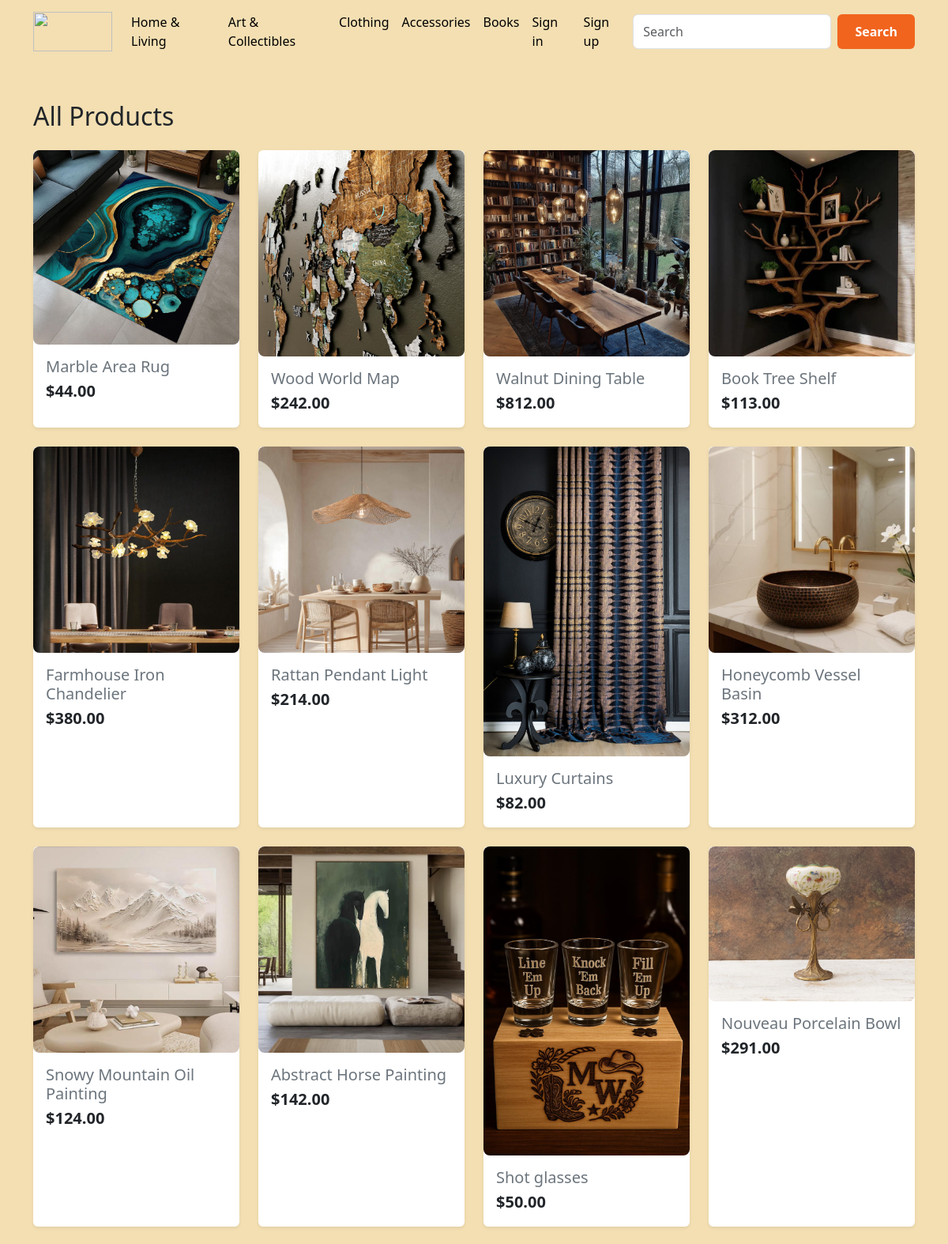
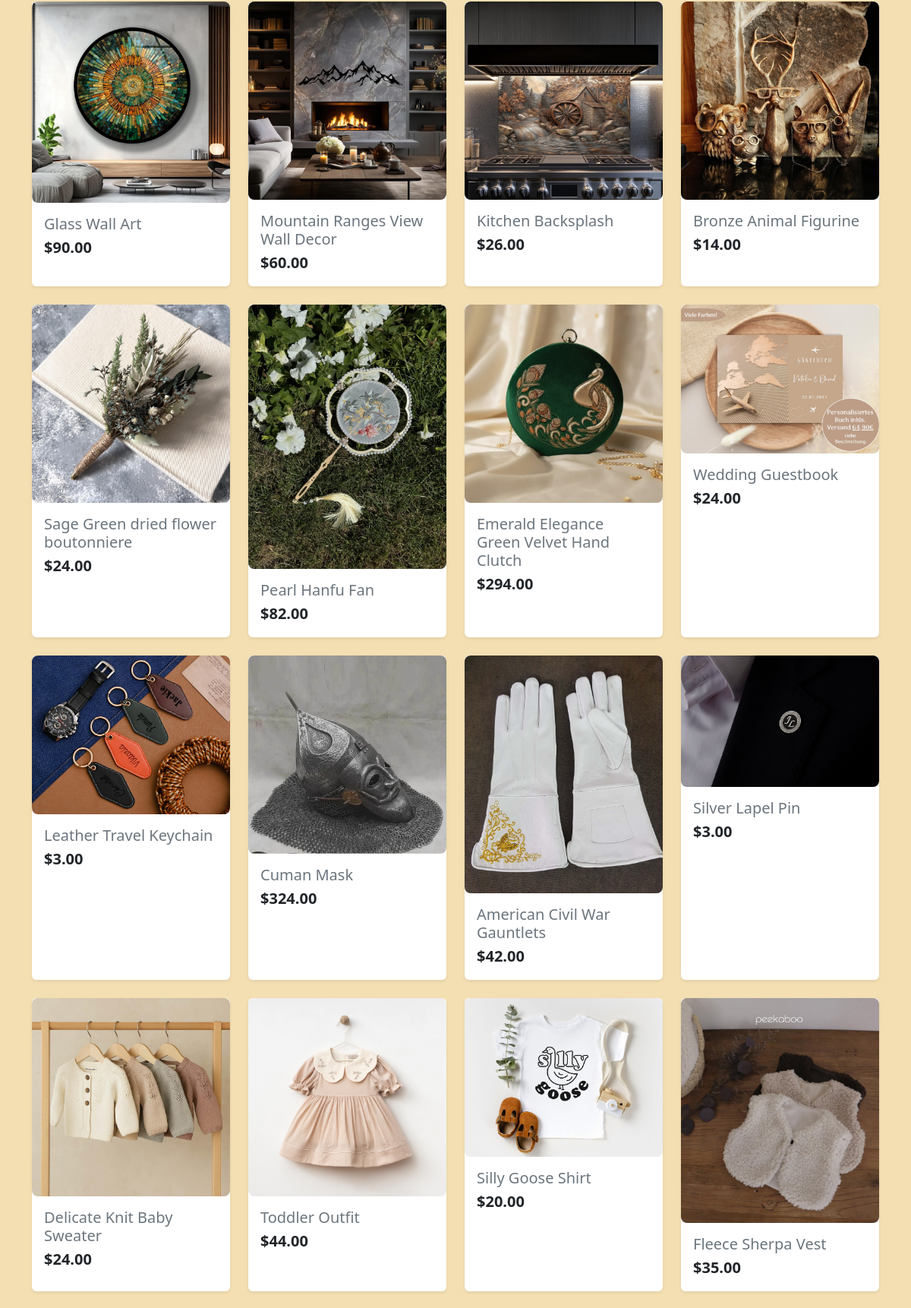
The page / (upper part) on the database its author committed (2 pictures, top to bottom).
### blog/models.py (models this page shows, shortened)
class Category(models.Model):
    title = models.CharField(max_length=30)
    class Meta:
        verbose_name_plural = "Categories"

class Product(models.Model):
    title = models.CharField(max_length=200)
    price = models.DecimalField(max_digits=10,decimal_places=2)
    image = models.ImageField(upload_to="images/")
    description = models.TextField()
    created_at = models.DateTimeField(auto_now_add=True)
    update_at = models.DateTimeField(auto_now=True)
    category = models.ForeignKey(Category, on_delete=models.CASCADE)

### blog/views.py (the view)
# urls.py: path('',Home.as_view(),name="home"),
class Home(ListView):
    model = Product
    template_name = "blog/index.html"
    context_object_name = "products"

### blog/templatetags/blog_tags.py (called while the page is built)
@register.simple_tag()
def get_categories():
    return Category.objects.all()

### blog/templates/blog/index.html (shortened to what this page needs)
{% extends 'base.html' %}
{% block main %}
<div class="container py-5">
  <h2 class="mb-4">All Products</h2>
  <div class="row g-4">
    {% for product in products %}
      <div class="col-12 col-sm-6 col-md-4 col-lg-3">
        <a href="{% url 'detail' product.pk %}" class="text-decoration-none text-dark">
          <div class="card h-100 border-0 shadow-sm">
            <img src="{{ product.image.url }}"
                 class="card-img-top rounded-3"
                 alt="{{ product.title }}">
            <div class="card-body px-3">
              <h5 class="card-title text-secondary mb-1">{{ product.title }}</h5>
              <p class="card-text text-orange fw-bold fs-5">${{ product.price }}</p>
            </div>
          </div>
        </a>
      </div>
    {% endfor %}
  </div>
</div>
{% endblock main %}

### templates/base.html (shortened to what this page needs)
{% load blog_tags %}
{% get_categories as categories %}
<!doctype html>
<html lang="en" xmlns="http://www.w3.org/1999/html">
  <head>
    <link href="https://cdn.jsdelivr.net/npm/bootstrap@5.3.8/dist/css/bootstrap.min.css" rel="stylesheet">
  </head>
  <body>
    <nav class="navbar navbar-expand-lg custom-navbar">
  <div class="container">
    <a class="navbar-brand" href="{% url 'home' %}">
      <img width="100px" height="50px" src="https://www.shipstation.com/wp-content/uploads/2023/11/logo-Etsy-white-2x.png">
    </a>
    <div class="collapse navbar-collapse" id="navbarSupportedContent">
      <ul class="navbar-nav me-auto mb-2 mb-lg-0">
        {% for category in categories %}
        <li class="nav-item">
          <a class="nav-link active" aria-current="page" href="{% url 'category' category.pk %}">{{category.title}}</a>
        </li>
        {% endfor %}
        {% if request.user.is_authenticated %}
        <li class="nav-item">
          <form action="{% url 'signout' %}" method="post">
               {% csrf_token %}
          <button type="submit" class="nav-link active">Sign out</button>
          </form>
        </li>
        {% else %}
        <li class="nav-item">
          <a class="nav-link active" aria-current="page" href="{% url 'signin' %}">Sign in</a>
        </li>
        <li class="nav-item">
          <a class="nav-link active" aria-current="page" href="{% url 'signup' %}">Sign up</a>
        </li>
        {% endif %}
      </ul>
      <form class="d-flex" role="search" action="{% url 'search' %}" method="get">
        <input class="form-control me-2" type="search" placeholder="Search" aria-label="Search" name="query"/>
        <button class="btn btn-etsy" type="submit">Search</button>
      </form>
    </div>
  </div>
</nav>
    <main>
    {% block main %}
    {% endblock main %}
    </main>
  </body>
</html>

### templates/base.html (style rules this page uses)
.custom-navbar { background-color: #f3dfb2 }
.custom-navbar .nav-link, .custom-navbar .navbar-brand { color: #F1641E; font-weight: 500; }
body { background-color: #f3dfb2; }
.btn-etsy { background-color: #F1641E; border-color: #F1641E; color: white; }
.btn-etsy { background-color: #F1641E; color: white; padding: 10px 22px; border-radius: 6px; font-weight: 600; border: none; transition: 0.3s; }

### rows shown on the page
Category: title "Home & Living"
Category: title "Art & Collectibles"
Category: title "Clothing"
Category: title "Accessories"
Category: title "Books"
Product: image (picture), title "Marble Area Rug", price "44.00"
Product: image (picture), title "Wood World Map", price "242.00"
Product: image (picture), title "Walnut Dining Table", price "812.00"
Product: image (picture), title "Book Tree Shelf", price "113.00"
Product: image (picture), title "Farmhouse Iron Chandelier", price "380.00"
Product: image (picture), title "Rattan Pendant Light", price "214.00"
Product: image (picture), title "Luxury Curtains", price "82.00"
Product: image (picture), title "Honeycomb Vessel Basin", price "312.00"
Product: image (picture), title "Snowy Mountain Oil Painting", price "124.00"
Product: image (picture), title "Abstract Horse Painting", price "142.00"
Product: image (picture), title "Shot glasses", price "50.00"
Product: image (picture), title "Nouveau Porcelain Bowl", price "291.00"
Product: image (picture), title "Glass Wall Art", price "90.00"
Product: image (picture), title "Mountain Ranges View Wall Decor", price "60.00"
Product: image (picture), title "Kitchen Backsplash", price "26.00"
Product: image (picture), title "Bronze Animal Figurine", price "14.00"
Product: image (picture), title "Sage Green dried flower boutonniere", price "24.00"
Product: image (picture), title "Pearl Hanfu Fan", price "82.00"
Product: image (picture), title "Emerald Elegance Green Velvet Hand Clutch", price "294.00"
Product: image (picture), title "Wedding Guestbook", price "24.00"
Product: image (picture), title "Leather Travel Keychain", price "3.00"
Product: image (picture), title "Cuman Mask", price "324.00"
Product: image (picture), title "American Civil War Gauntlets", price "42.00"
Product: image (picture), title "Silver Lapel Pin", price "3.00"
Product: image (picture), title "Delicate Knit Baby Sweater", price "24.00"
Product: image (picture), title "Toddler Outfit", price "44.00"
Product: image (picture), title "Silly Goose Shirt", price "20.00"
Product: image (picture), title "Fleece Sherpa Vest", price "35.00"
